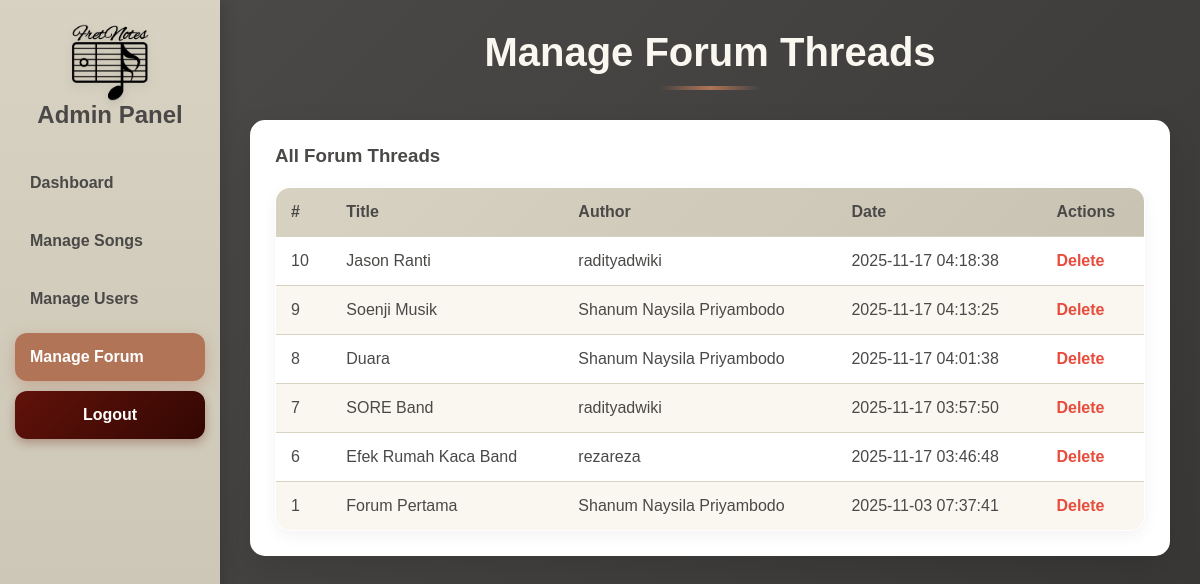
Page /admin/forumAdmin.php on the committed database.
### tables this page shows
CREATE TABLE `threads` (
  `id` int(11) NOT NULL,
  `title` varchar(255) NOT NULL,
  `content` text NOT NULL,
  `image_path` varchar(255) DEFAULT NULL,
  `author` varchar(100) NOT NULL,
  `date` timestamp NOT NULL DEFAULT current_timestamp(),
  `content_hash` char(32) DEFAULT NULL
);

### admin/forumAdmin.php (the view, shortened to what this page needs)
<?php
include('../backend/config/db.php');
$threads = $pdo->query("SELECT * FROM threads ORDER BY id DESC")->fetchAll(PDO::FETCH_ASSOC);
?>
<!DOCTYPE html>
<html lang="en">
<head>
    <link rel="stylesheet" href="adminpage.css">
    <link rel="stylesheet" href="../public/css/cursor.css">
</head>
<body>
    <div class="sidebar">
        <img src="../public/assets/images/FretNotesLogoRevisiVer1.png" alt="Logo" class="sidebar-logo">
        <h2 class="header">Admin Panel</h2>
        <a href="index.php">Dashboard</a>
        <a href="songsAdmin.php">Manage Songs</a>
        <a href="usersAdmin.php">Manage Users</a>
        <a href="forumAdmin.php" class="active">Manage Forum</a>
        <a href="../public/logout.php" style="color : white;" class="logout-button">Logout</a>
    </div>
    <div class="content">
        <h2 class="main-header">Manage Forum Threads</h2>
        <div class="card">
            <h3 class="table-header">All Forum Threads</h3>
            <table>
                <thead>
                    <tr>
                        <th>#</th>
                        <th>Title</th>
                        <th>Author</th>
                        <th>Date</th>
                        <th>Actions</th>
                    </tr>
                </thead>
                <tbody>
                    <?php foreach ($threads as $t): ?>
                        <tr>
                            <td><?php echo $t['id']; ?></td>
                            <td><?php echo htmlspecialchars($t['title']); ?></td>
                            <td><?php echo htmlspecialchars($t['author']); ?></td>
                            <td><?php echo htmlspecialchars($t['date']); ?></td>
                            <td>
                                <a href="?delete_thread=<?php echo $t['id']; ?>"
                                    onclick="return confirm('Delete this thread?');" class="link-btn delete-btn">Delete</a>
                            </td>
                        </tr>
                    <?php endforeach; ?>
                </tbody>
            </table>
        </div>
    </div>
</body>
</html>

### public/css/cursor.css (style rules this page uses)
body { cursor: url("../assets/cursor/cursorguitar.png"), auto; }

### rows in the picture
threads: id "10", title "Jason Ranti", author "radityadwiki", date "2025-11-17 04:18:38"
threads: id "9", title "Soenji Musik", author "Shanum Naysila Priyambodo", date "2025-11-17 04:13:25"
threads: id "8", title "Duara", author "Shanum Naysila Priyambodo", date "2025-11-17 04:01:38"
threads: id "7", title "SORE Band", author "radityadwiki", date "2025-11-17 03:57:50"
threads: id "6", title "Efek Rumah Kaca Band", author "rezareza", date "2025-11-17 03:46:48"
threads: id "1", title "Forum Pertama", author "Shanum Naysila Priyambodo", date "2025-11-03 07:37:41"
